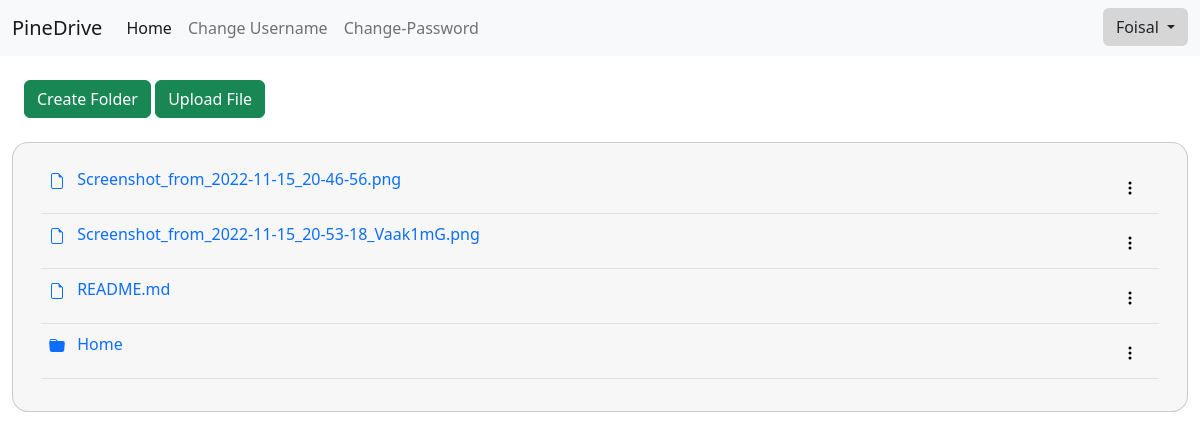
Page / (signed in) on the earlier database version.
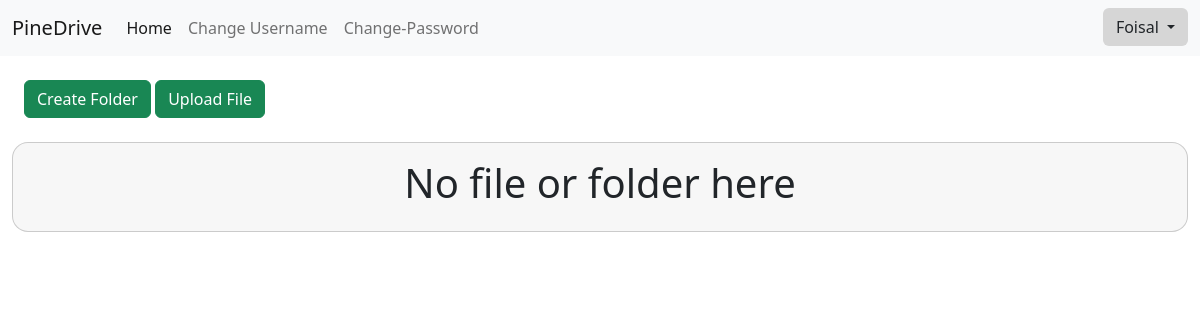
Same page on the later database version.
### core/models.py (models this page shows, shortened)
class File(models.Model):
	parent = models.ForeignKey(Folder,null=True,blank=True,on_delete=models.CASCADE)
	user = models.ForeignKey(User,on_delete=models.CASCADE,null=False)
	file = models.FileField(upload_to='files')
	def is_folder(self):
		return False
	@property
	def name(self):
		return self.file.url[13:]

class Folder(models.Model):
	name = models.CharField(max_length=30)
	user = models.ForeignKey(User,on_delete=models.CASCADE,null=False)
	parent = models.CharField(null=True,blank=True,max_length=30)
	def is_folder(self):
		return True

### core/views.py (the view)
# urls.py: path('',views.homepage,name='home'),
@login_required
def homepage(request):
    folders = Folder.objects.filter(user=request.user,parent=None)
    files = File.objects.filter(user=request.user,parent=None)
    all = set(chain(folders,files))
    return render(request,'home.html',{
        'folders':folders,
        'files':files,
        'all':all,
    })

### core/templates/home.html (shortened to what this page needs)
{% extends 'Account/base.html' %}
{% block content %}
<div class="flex">
    <a class="btn btn-success" data-bs-toggle="modal" data-bs-target="#create-folder">Create Folder</a>
    <a href="" class="btn btn-success" data-bs-toggle="modal" data-bs-target="#uploadFile">Upload File</a>
</div><br/>
<div class="row">
    <div class="card" style="border-radius: 1rem;background-color: rgba(240, 240, 240, 0.5);">
        <div class="card-body">
            {% if all %}
            <table class="table">
                <tbody>
                {% for item in all %}
                    <tr>
                        {% if item.is_folder %}
                        <td><a style='text-decoration: none;' href="{% url 'folder' item.pk %}">
                            {{ item.name }}
                        </td>
                        <td align="right">
                            <button class="btn" type="button" data-bs-toggle="dropdown" aria-expanded="false">
                            <svg style="color: black;" xmlns="http://www.w3.org/2000/svg" width="16" height="16" fill="currentColor" class="bi bi-three-dots-vertical" viewBox="0 0 16 16">
                              <path d="M9.5 13a1.5 1.5 0 1 1-3 0 1.5 1.5 0 0 1 3 0zm0-5a1.5 1.5 0 1 1-3 0 1.5 1.5 0 0 1 3 0zm0-5a1.5 1.5 0 1 1-3 0 1.5 1.5 0 0 1 3 0z"/>
                            </svg>
                            </button>
                        </td>
                        {% else %}
                        <td><a style='text-decoration: none;' href="{{ item.file.url }}">
                            {{ item.name }}</a>
                        </td>
                        <td align="right">
                            <button class="btn" type="button" data-bs-toggle="dropdown" aria-expanded="false">
                            <svg style="color: black;" xmlns="http://www.w3.org/2000/svg" width="16" height="16" fill="currentColor" class="bi bi-three-dots-vertical" viewBox="0 0 16 16">
                              <path d="M9.5 13a1.5 1.5 0 1 1-3 0 1.5 1.5 0 0 1 3 0zm0-5a1.5 1.5 0 1 1-3 0 1.5 1.5 0 0 1 3 0zm0-5a1.5 1.5 0 1 1-3 0 1.5 1.5 0 0 1 3 0z"/>
                            </svg>
                            </button>
                        </td>
                        {% endif %}
                    </tr>
                {% endfor %}
                </tbody>
            </table>
            {% else %}
                <center><h1>No file or folder here</h1></center>
            {% endif %}
        </div>
    </div>
</div>
{% endblock %}

Differences in the rows shown:
removed File: name "Screenshot_from_2022-11-15_20-46-56.png"
removed File: name "Screenshot_from_2022-11-15_20-53-18_Vaak1mG.png"
removed File: name "README.md"
removed Folder: name "Home"
Other differences:
text now shown: "No file or folder here"
